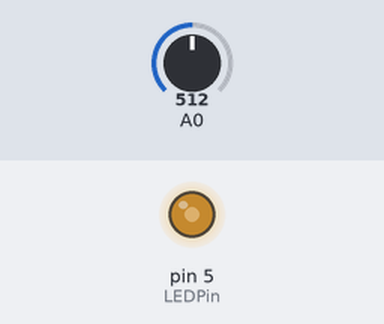
Bench run of a sketch on a simulated Arduino Uno, built with avr-gcc and run on an emulated ATmega328P. On the bench: output pins drawn as LEDs (lit = HIGH). The inputs (shaded band) are chosen by the test bench; at power-on: A0 = 512.

Above: at 1.2 s.
1.3 s: A0 set to 716
At 2.5 s:
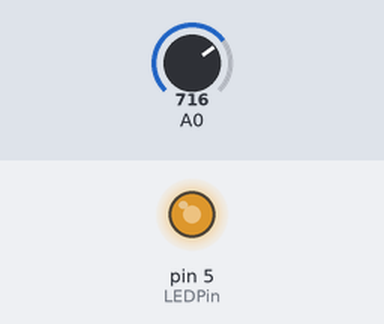
2.8 s: A0 set to 900
At 3.7 s:
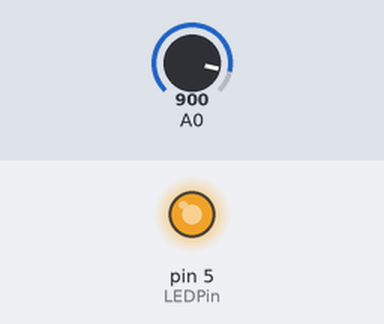
4.3 s: A0 set to 122
At 4.8 s:
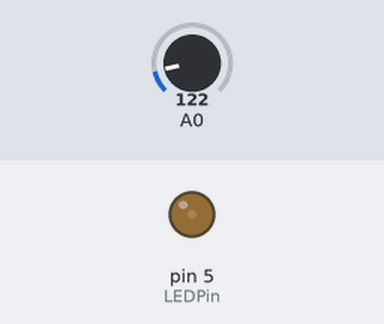
5.8 s: A0 set to 0
At 7.0 s:
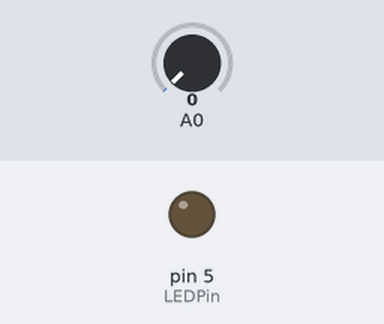
7.3 s: A0 set to 511
At 8.3 s:
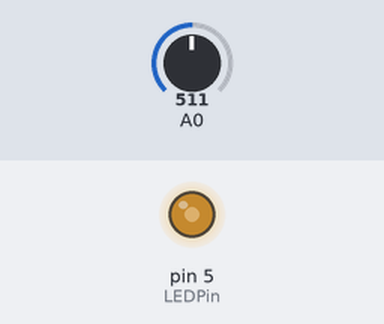
Timing chart, 0 to 9.8 s (numbered marks = the images above; inputs shaded):
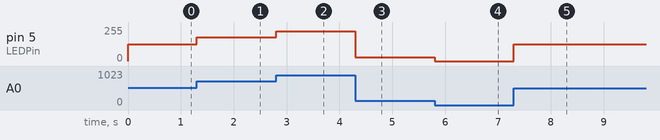

The sketch:

Control_the_Fade_-_User_Guide_1.ino
```cpp
/* Control the fade of LED based on potentiometer program (Analog input)
The purpose of this program is to fade the brightness of an LED usng a potentiometer
The value of the potentiometer ranges from 0-1023 and the "map" function converts this to 0-255 depending on the position of the potentiometer
 */
int LEDPin = 5; // Declare "LEDPin" as a variable for pin 5

void setup() {
  // put your setup code here, to run once:
Serial.begin(9600); // Set the baud rate to 9600 bits per second
pinMode(LEDPin, OUTPUT);  // Identify digital pin 5 (LEDPin) as an output
}

void loop() {
  // put your main code here, to run repeatedly:
  int analogValue = analogRead(A0); // Read the analog value in 0-1023 through analog pin A0
  int brightness = map(analogValue, 0, 1023, 0, 255); // Converts the brightness range from 0-1023 to 0-255
  analogWrite(LEDPin, brightness);  // Set the brightness of digital pin 5 (LEDPin)
}
```

Measured:
- after the input at 1.3 s, pin 5 (LEDPin): 127/255 → 178/255 at once
- after the input at 2.8 s, pin 5 (LEDPin): 178/255 → 224/255 at once
- after the input at 4.3 s, pin 5 (LEDPin): 224/255 → 30/255 at once
- after the input at 5.8 s, pin 5 (LEDPin): 30/255 → 0/255 at once
- after the input at 7.3 s, pin 5 (LEDPin): 0/255 → 127/255 at once
